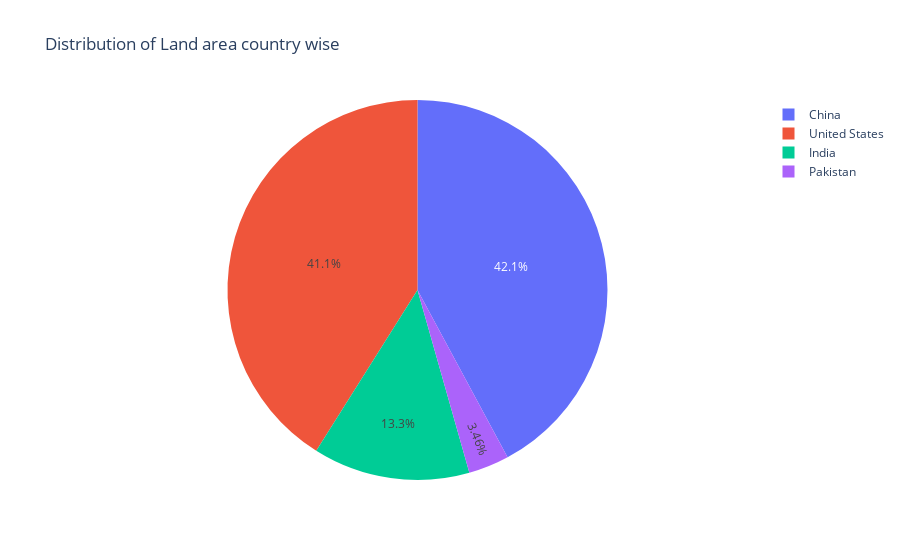

The notebook cell this image was saved under:
### Code cell
fig = px.pie(df3,labels=df3['Country (or dependency)'],
             values=df3['Land Area (Km²)'],
             title='Distribution of Land area country wise',
             names=df3['Country (or dependency)'],
             # hover_name=df3['Country (or dependency)']
            )
fig.show()

### Figure 1 — Plotly figure (JSON) as saved in the notebook; plotly's stock layout.template omitted (floating-point values rounded to 4 significant figures)
{"data": [{"domain": {"x": [0, 1], "y": [0, 1]}, "hovertemplate": "Country (or dependency)=%{label}<br>Land Area (Km²)=%{value}<extra></extra>", "labels": ["China", "India", "United States", "Pakistan"], "legendgroup": "", "name": "", "showlegend": true, "type": "pie", "values": [9388211, 2973190, 9147420, 770880]}], "layout": {"autosize": true, "legend": {"tracegroupgap": 0}, "title": {"text": "Distribution of Land area country wise"}}}
